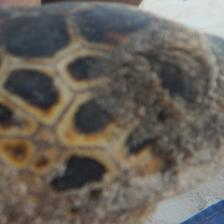
#> input picture turtles-origcrop/ID_026RZIZ9.JPG, 224 x 224 px; its folder holds only this picture in this run
$ python edge_detection.py
#> lines starting #> are read from the running program, lines starting #| are printed output that depends on the picture; after the words box and inside, x2 and y2 are one past the last pixel; in counts of white or black regions, pixels touching at a corner belong together
from imutils import paths
import cv2
import os

path = "./turtles-origcrop/"
new_path = './turtle_edge/'

if not os.path.isdir('turtle_edge'):
    os.mkdir('turtle_edge')

for imagePath in paths.list_images(path):
    # load the image, convert it to grayscale
    image = cv2.imread(imagePath)
#> image is the input picture: shape (224, 224, 3); mean B, G, R 92.8, 100.4, 106.2
    img_gray = cv2.cvtColor(image, cv2.COLOR_BGR2GRAY)
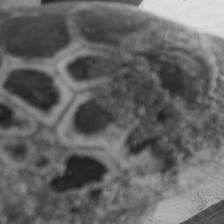
#> img_gray: shape (224, 224); min 28, max 225, mean 101.3
    # Blur the image for better edge detection
    img_blur = cv2.GaussianBlur(img_gray, (3, 3), 0)
    # Canny Edge Detection
    edges = cv2.Canny(image=img_blur, threshold1=100, threshold2=200)  # Canny Edge Detection
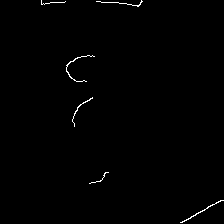
#> edges: shape (224, 224); 0.58% white in thin lines or dots, all inside (x1, y1, x2, y2) = (41, 0, 224, 223)
    filename = imagePath.replace(path, "")
    cv2.imwrite(new_path + filename, edges)

$ run again, on turtles-origcrop/ID_2RK7C1QN.JPG
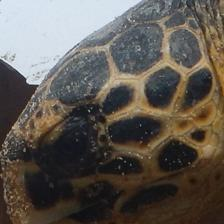
#> input picture turtles-origcrop/ID_2RK7C1QN.JPG, 224 x 224 px
#> image is the input picture: shape (224, 224, 3); mean B, G, R 82.4, 89.2, 95.1
#> `img_gray = cv2.cvtColor(image, cv2.COLOR_BGR2GRAY)`:
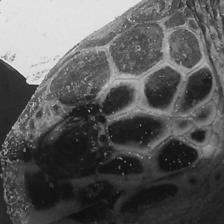
#> img_gray: shape (224, 224); min 9, max 245, mean 90.2
#> `edges = cv2.Canny(image=img_blur, threshold1=100, threshold2=200)`:
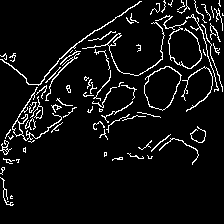
#> edges: shape (224, 224); 6.4% white in thin lines or dots

$ run again, on turtles-origcrop/ID_2XQIT20D.JPG
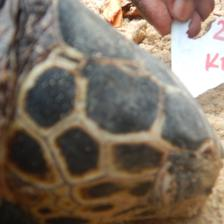
#> input picture turtles-origcrop/ID_2XQIT20D.JPG, 224 x 224 px
#> image is the input picture: shape (224, 224, 3); mean B, G, R 97.1, 111.4, 124.8
#> `img_gray = cv2.cvtColor(image, cv2.COLOR_BGR2GRAY)`:
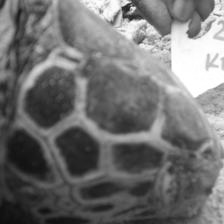
#> img_gray: shape (224, 224); min 13, max 255, mean 113.8
#> `edges = cv2.Canny(image=img_blur, threshold1=100, threshold2=200)`:
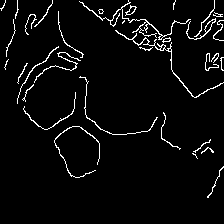
#> edges: shape (224, 224); 4.2% white in thin lines or dots, all inside (x1, y1, x2, y2) = (0, 0, 224, 198)

$ run again, on turtles-origcrop/ID_364YVU2F.JPG
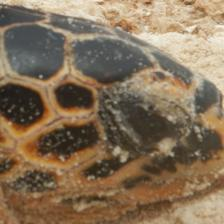
#> input picture turtles-origcrop/ID_364YVU2F.JPG, 224 x 224 px
#> image is the input picture: shape (224, 224, 3); mean B, G, R 87.8, 112.3, 132.5
#> `img_gray = cv2.cvtColor(image, cv2.COLOR_BGR2GRAY)`:
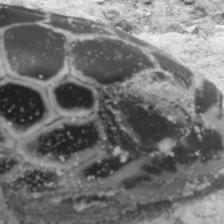
#> img_gray: shape (224, 224); min 24, max 244, mean 115.5
#> `edges = cv2.Canny(image=img_blur, threshold1=100, threshold2=200)`:
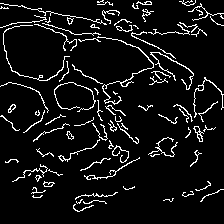
#> edges: shape (224, 224); 7.5% white in thin lines or dots

$ run again, on turtles-origcrop/ID_0S3VQPSJ.JPG
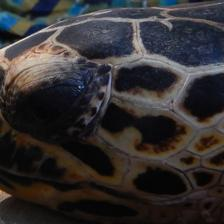
#> input picture turtles-origcrop/ID_0S3VQPSJ.JPG, 224 x 224 px
#> image is the input picture: shape (224, 224, 3); mean B, G, R 48.2, 47.7, 51.1
#> `img_gray = cv2.cvtColor(image, cv2.COLOR_BGR2GRAY)`:
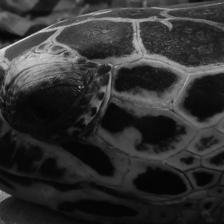
#> img_gray: shape (224, 224); min 1, max 234, mean 48.8
#> `edges = cv2.Canny(image=img_blur, threshold1=100, threshold2=200)`:
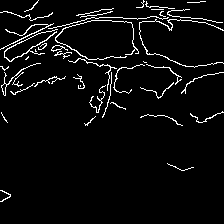
#> edges: shape (224, 224); 4.6% white in thin lines or dots
